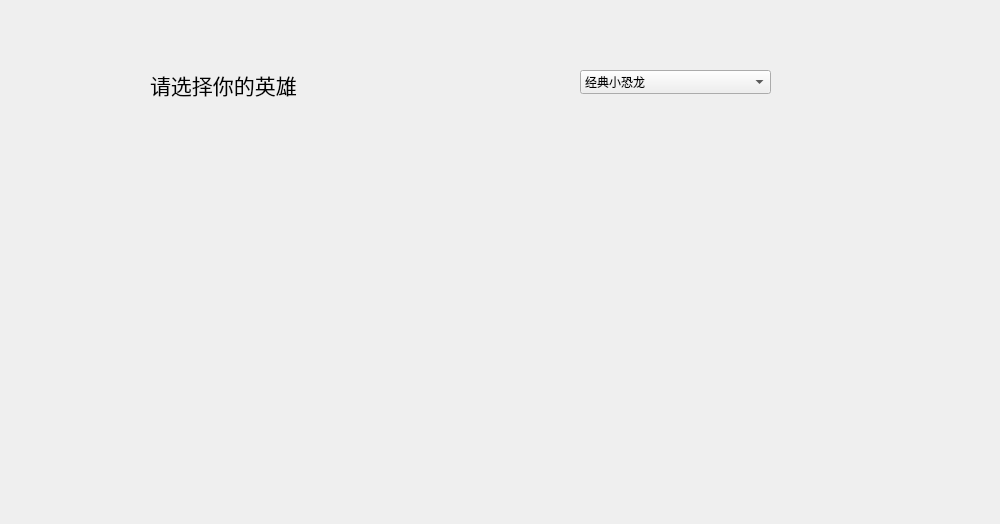
<?xml version="1.0" encoding="UTF-8"?>
<ui version="4.0">
 <class>Character</class>
 <widget class="QWidget" name="Character">
  <property name="geometry">
   <rect>
    <x>0</x>
    <y>0</y>
    <width>1000</width>
    <height>524</height>
   </rect>
  </property>
  <property name="windowTitle">
   <string>Form</string>
  </property>
  <widget class="QLabel" name="label">
   <property name="geometry">
    <rect>
     <x>150</x>
     <y>30</y>
     <width>351</width>
     <height>111</height>
    </rect>
   </property>
   <property name="text">
    <string>&lt;html&gt;&lt;head/&gt;&lt;body&gt;&lt;p&gt;&lt;span style=&quot; font-size:16pt;&quot;&gt;请选择你的英雄&lt;/span&gt;&lt;/p&gt;&lt;/body&gt;&lt;/html&gt;</string>
   </property>
   <property name="margin">
    <number>10</number>
   </property>
   <property name="indent">
    <number>0</number>
   </property>
  </widget>
  <widget class="QComboBox" name="comboBox">
   <property name="geometry">
    <rect>
     <x>580</x>
     <y>70</y>
     <width>191</width>
     <height>24</height>
    </rect>
   </property>
   <item>
    <property name="text">
     <string>经典小恐龙</string>
    </property>
   </item>
   <item>
    <property name="text">
     <string>摇晃小鸵鸟</string>
    </property>
   </item>
   <item>
    <property name="text">
     <string>超级马里奥</string>
    </property>
   </item>
  </widget>
 </widget>
 <resources/>
 <connections/>
</ui>
